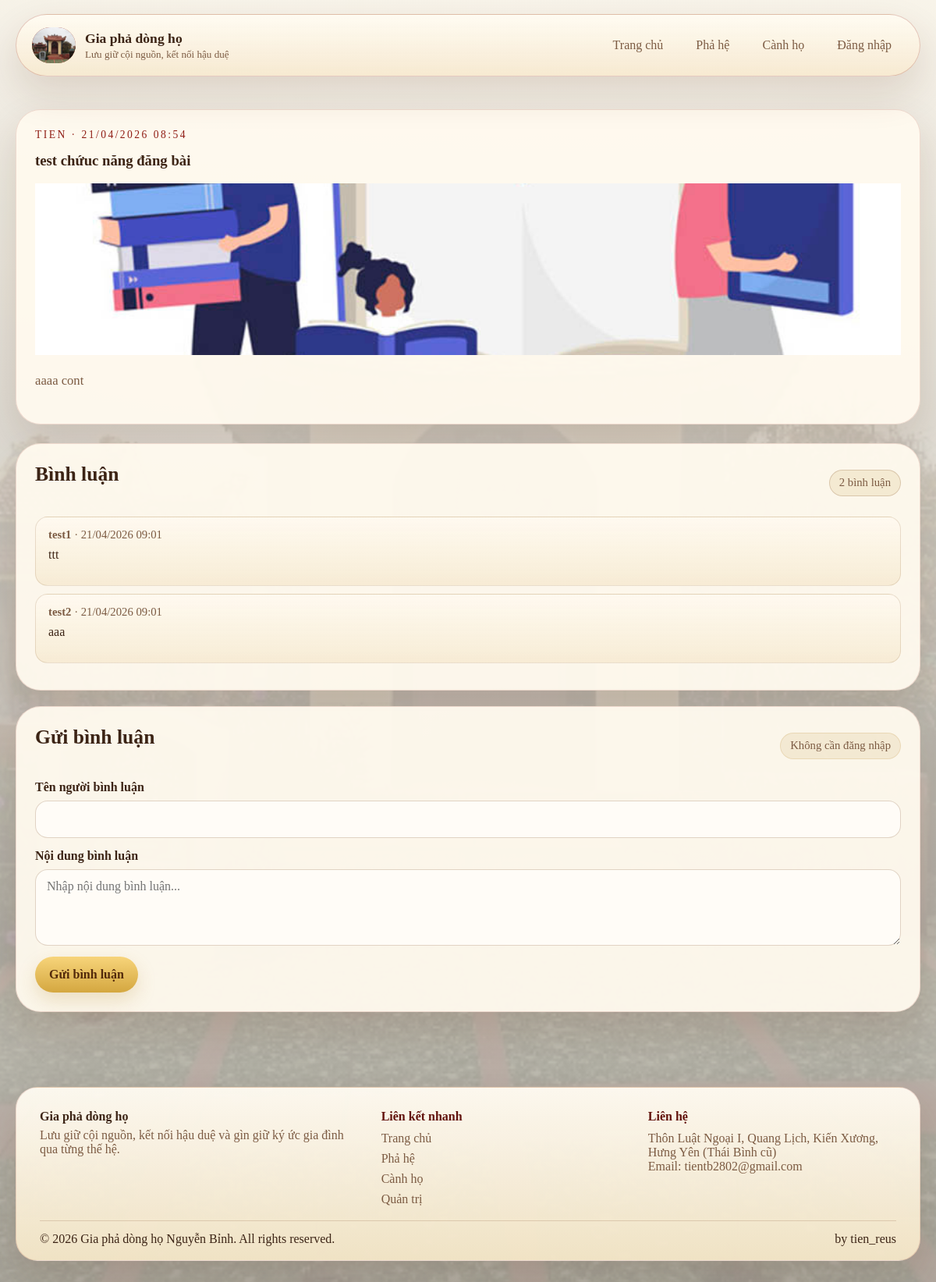
Page /articles/2/ on the committed database.
### genealogy/models.py (models this page shows, shortened)
class Article(models.Model):
    title = models.CharField('Tiêu đề', max_length=200)
    content = models.TextField('Nội dung')
    author = models.CharField('Tác giả', max_length=120)
    image_url = models.URLField('Hình ảnh', blank=True)
    image = models.FileField('Tải ảnh lên', upload_to='articles/', blank=True)
    created_at = models.DateTimeField(auto_now_add=True)
    updated_at = models.DateTimeField(auto_now=True)
    class Meta:
        verbose_name = 'Bài viết'
        verbose_name_plural = 'Bài viết'
        ordering = ['-created_at']
    @property
    def display_image(self):
        if self.image:
            return self.image.url
        return self.image_url

class ArticleComment(models.Model):
    article = models.ForeignKey(
        Article,
        related_name='comments',
        on_delete=models.CASCADE,
        verbose_name='Bài viết',
    )
    commenter_name = models.CharField('Tên người bình luận', max_length=120)
    content = models.TextField('Nội dung bình luận')
    created_at = models.DateTimeField(auto_now_add=True)
    class Meta:
        verbose_name = 'Bình luận bài viết'
        verbose_name_plural = 'Bình luận bài viết'
        ordering = ['created_at']

### genealogy/views.py (the view)
# urls.py: path('articles/<int:pk>/', views.article_detail, name='article_detail'),
def article_detail(request, pk):
    article = get_object_or_404(Article, pk=pk)
    if request.method == 'POST':
        comment_form = ArticleCommentForm(request.POST)
        if comment_form.is_valid():
            comment = comment_form.save(commit=False)
            comment.article = article
            comment.save()
            messages.success(request, 'Đã gửi bình luận.')
            return redirect('article_detail', pk=article.pk)
    else:
        comment_form = ArticleCommentForm()
    context = {
        'article': article,
        'comments': article.comments.all(),
        'comment_form': comment_form,
    }
    return render(request, 'genealogy/article_detail.html', context)

### genealogy/forms.py
class ArticleCommentForm(forms.ModelForm):
    class Meta:
        model = ArticleComment
        fields = ['commenter_name', 'content']
        widgets = {
            'content': forms.Textarea(attrs={'rows': 4, 'placeholder': 'Nhập nội dung bình luận...'}),
        }
    def __init__(self, *args, **kwargs):
        super().__init__(*args, **kwargs)
        self.fields['commenter_name'].widget.attrs.setdefault('class', 'form-control')
        self.fields['content'].widget.attrs.setdefault('class', 'form-control')

### templates/genealogy/article_detail.html (shortened to what this page needs)
{% extends 'base.html' %}
{% block content %}
<section class="section">
    <div class="container">
        <article class="table-card">
            <p class="feature-number">{{ article.author }} · {{ article.created_at|date:"d/m/Y H:i" }}</p>
            <h1>{{ article.title }}</h1>
            {% if article.display_image %}
                <img class="article-image" src="{{ article.display_image }}" alt="{{ article.title }}">
            {% endif %}
            <div class="lead article-content">
                {{ article.content|linebreaks }}
            </div>
        </article>
        <div class="manage-layout manage-layout--posts">
            <section class="table-card">
                <div class="panel-top">
                    <h2>Bình luận</h2>
                    <span class="pill">{{ comments|length }} bình luận</span>
                </div>
                {% for c in comments %}
                    <article class="comment-card">
                        <p class="comment-meta"><strong>{{ c.commenter_name }}</strong> · {{ c.created_at|date:"d/m/Y H:i" }}</p>
                        <p>{{ c.content|linebreaksbr }}</p>
                    </article>
                {% empty %}
                    <p>Chưa có bình luận nào.</p>
                {% endfor %}
            </section>
            <aside class="form-card">
                <div class="panel-top">
                    <h2>Gửi bình luận</h2>
                    <span class="pill pill-soft">Không cần đăng nhập</span>
                </div>
                <form method="post" class="member-form">
                    {% for field in comment_form %}
                        <div class="form-field">
                            <label for="{{ field.id_for_label }}">{{ field.label }}</label>
                            {{ field }}
                        </div>
                    {% endfor %}
                    <div class="form-actions">
                        <button class="button primary" type="submit">Gửi bình luận</button>
                    </div>
                </form>
            </aside>
        </div>
    </div>
</section>
{% endblock %}

### static/css/site.css (style rules this page uses)
:root { --bg: #efe1c2; --paper: rgba(255, 250, 239, 0.94); --paper-strong: #fff7e4; --paper-soft: #f4ead2; --ink: #3c2415; --muted: #7c5b43; --line: rgba(141, 93, 54, 0.26); --accent: #8f1d14; --accent-strong: #62120c; --accent-soft: rgba(185, 57, 34, 0.1); --gold: #b8892d; --danger: #8a2f24; --shadow: 0 22px 50px rgba(82, 42, 17, 0.14); --radius-xl: 32px; --radius-lg: 24px; --radius-md: 18px; }
* { box-sizing: border-box; }
html { scroll-behavior: smooth; }
body { margin: 0; color: var(--ink); font-family: "Times New Roman", Georgia, serif; background: linear-gradient(rgba(248, 243, 232, 0.88), rgba(165, 161, 154, 0.88)), url("/static/images/bg.jpg") center/cover no-repeat fixed; position: relative; }
body::before { content: ""; position: fixed; inset: 0; background: rgba(255, 248, 235, 0.06); pointer-events: none; z-index: 0; }
button, input, select, textarea { font: inherit; }
.container { width: min(1160px, calc(100% - 32px)); margin: 0 auto; }
.hero-section, .section { padding: 42px 0 24px; }
.hero-copy, .hero-panel, .tree-header-card, .tree-board, .manage-header-card, .feature-card, .member-card, .table-card, .form-card, .member-modal__dialog { background: var(--paper); border: 1px solid rgba(143, 29, 20, 0.14); box-shadow: var(--shadow); }
h1, h2, h3, p { margin-top: 0; }
h2 { font-size: clamp(1.6rem, 2vw, 2.4rem); }
.lead, .section-note { color: var(--muted); font-size: 1.04rem; line-height: 1.75; }
.hero-actions, .form-actions, .action-cell { display: flex; flex-wrap: wrap; gap: 12px; }
.button, .tree-person, .close-button { border: none; cursor: pointer; }
.button { display: inline-flex; align-items: center; justify-content: center; min-height: 46px; padding: 11px 18px; border-radius: 999px; font-weight: 700; transition: transform 180ms ease, box-shadow 180ms ease, background-color 180ms ease; }
.button.primary { background: linear-gradient(180deg, #f7d47a, #d4a740); color: #52290a; box-shadow: 0 10px 24px rgba(184, 137, 45, 0.22); }
.metric-card span, .stats-label, .generation, .pill { color: var(--muted); font-size: 0.92rem; }
.feature-number { font-size: 0.85rem; letter-spacing: 0.18em; text-transform: uppercase; color: var(--accent); }
.article-image { display: block; width: 100%; height: 220px; object-fit: cover; background: #e9e4db; }
.article-content { margin-top: 18px; }
.comment-card { padding: 14px 16px; border-radius: 16px; border: 1px solid rgba(141, 93, 54, 0.18); background: linear-gradient(180deg, rgba(255, 250, 240, 0.95), rgba(246, 234, 210, 0.9)); margin-bottom: 10px; }
.comment-meta { margin-bottom: 8px; color: var(--muted); font-size: 0.92rem; }
.manage-layout { display: grid; grid-template-columns: minmax(0, 1.9fr) minmax(360px, 0.9fr); gap: 20px; align-items: start; }
.manage-layout--posts { margin-top: 24px; }
.table-card, .form-card { padding: 24px; border-radius: var(--radius-xl); }
.table-card { overflow-x: auto; min-width: 0; }
.panel-top { display: flex; align-items: center; justify-content: space-between; gap: 12px; margin-bottom: 18px; }
.pill { display: inline-flex; align-items: center; justify-content: center; min-height: 34px; padding: 0 12px; border-radius: 999px; background: var(--paper-soft); border: 1px solid var(--line); }
.pill-soft { background: rgba(184, 137, 45, 0.12); border-color: rgba(184, 137, 45, 0.18); }
@media (max-width: 1280px) { .manage-layout { grid-template-columns: 1fr; } }
.member-form { display: grid; gap: 14px; }
.form-field { display: grid; gap: 8px; }
.form-field label { font-weight: 700; }
.form-control { width: 100%; min-height: 48px; padding: 12px 14px; border: 1px solid var(--line); border-radius: 16px; background: rgba(255, 253, 248, 0.95); color: var(--ink); }

### rows in the picture
Article: author "TIEN", created_at "21/04/2026 08:54", title "test chứuc năng đăng bài", display_image (picture), content "aaaa cont"
ArticleComment: commenter_name "test1", created_at "21/04/2026 09:01", content "ttt"
ArticleComment: commenter_name "test2", created_at "21/04/2026 09:01", content "aaa"

### other values in the picture
{{ comments|length }} "2"
{{ field.label }} "Tên người bình luận" "Nội dung bình luận"
